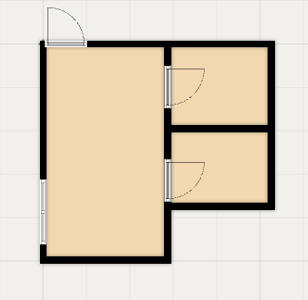
#> input picture OPENCV/Photos/bp8.png, 308 x 300 px, found by its file name
$ python detect1.py
#> lines starting #> are read from the running program, lines starting #| are printed output that depends on the picture; after the words box and inside, x2 and y2 are one past the last pixel; in counts of white or black regions, pixels touching at a corner belong together
import cv2 as cv
import numpy as np

# --- Define Scale Factor and Default Dimensions (Meters) ---
PIXEL_TO_METER_SCALE = 0.02  # Adjust this scale factor as needed
DEFAULT_WALL_THICKNESS_METER = 0.2
DEFAULT_DOOR_WIDTH_METER = 0.9
DEFAULT_DOOR_HEIGHT_METER = 2.1
DEFAULT_WINDOW_WIDTH_METER = 1.5
DEFAULT_WINDOW_HEIGHT_METER = 1.2
DEFAULT_WINDOW_SILL_HEIGHT_METER = 0.9
DEFAULT_ROTATION = 0

def detect_blueprint_elements(image_path):
    """
    Detect blueprint elements and output JSON in the specified structure.
    """
    # Load the image
    image = cv.imread(image_path)
#> image is the input picture: shape (300, 308, 3); mean B, G, R 191.8, 209.9, 221.2
    if image is None:
        print(f"Error: Could not load image from {image_path}")
        return None

    img_with_walls = image.copy()
    gray = cv.cvtColor(image, cv.COLOR_BGR2GRAY)
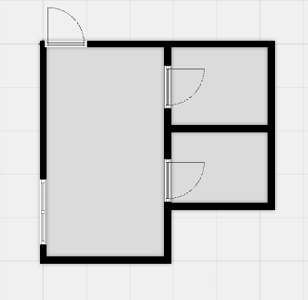
#> gray: shape (300, 308); min 0, max 255, mean 211.1
    edges = cv.Canny(gray, 50, 150, apertureSize=3)
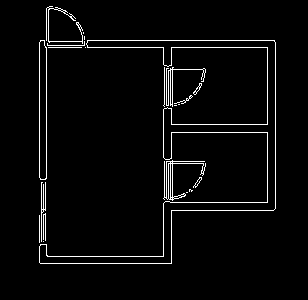
#> edges: shape (300, 308); 3.3% white in thin lines or dots, all inside (x1, y1, x2, y2) = (39, 6, 276, 264)

    lines = cv.HoughLinesP(edges, 1, np.pi / 180, 100, minLineLength=100, maxLineGap=10) # Adjusted minLineLength
#> lines = [[39, 47, 275, 47], [39, 177, 39, 42], [46, 178, 46, 8], [82, 40, 274, 40], [275, 208, 275, 42], [267, 210, 267, 48], [40, 263, 171, 263], [39, 256, 171, 256], [172, 210, 273, 210]]

    wall_lines_data = []
    door_data = []
    window_data = []


    if lines is not None:
        # First filter lines based on thickness (average pixel intensity)
        potential_walls = []
        for line in lines:
            x1, y1, x2, y2 = line[0]
            length = np.sqrt((x2 - x1)**2 + (y2 - y1)**2) # Calculate length early

            line_mask = np.zeros_like(gray)
            cv.line(line_mask, (x1, y1), (x2, y2), 255, 3)
            mean_intensity = cv.mean(gray, mask=line_mask)[0]

            if mean_intensity > 5 and length >= 50:  # Check length here as well, Adjusted thickness_threshold and min_wall_length values
                potential_walls.append(((x1, y1), (x2, y2), length))
#> this loop made 9 passes
#> (x1, y1, x2, y2, length, mean_intensity) on passes 1 to 9: (39, 47, 275, 47, 236, 118.5), (39, 177, 39, 42, 135, 131.4), (46, 178, 46, 8, 170, 125.2), (82, 40, 274, 40, 192, 124.4), (275, 208, 275, 42, 166, 129.8), (267, 210, 267, 48, 162, 95.92), (40, 263, 171, 263, 131, 97.33), (39, 256, 171, 256, 132, 86.79), (172, 210, 273, 210, 101, 126)
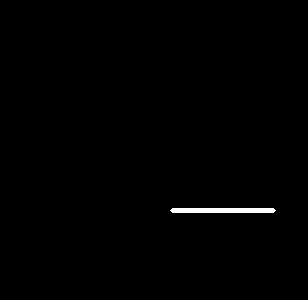
#> line_mask: shape (300, 308); 0.56% white; 1 white region, box (x1, y1, x2, y2) and area: (170, 208, 276, 213) 518
#> after the loop, potential_walls = 9 items

        # Merge close parallel lines
        merged_walls = []
        used_lines = set()

        for i, wall1 in enumerate(potential_walls):
            if i in used_lines:
                continue

            (x1_1, y1_1), (x2_1, y2_1), length1 = wall1
            merged = False

            for j in range(i + 1, len(potential_walls)):
                if j in used_lines:
                    continue

                (x1_2, y1_2), (x2_2, y2_2), length2 = potential_walls[j]

                # Check for parallelism and proximity (simplified)
                angle1 = np.arctan2(y2_1 - y1_1, x2_1 - x1_1)
                angle2 = np.arctan2(y2_2 - y1_2, x2_2 - y2_2)
                angle_diff = abs(angle1 - angle2)

                dist1 = min(np.sqrt((x1_1 - x1_2)**2 + (y1_1 - y1_2)**2), np.sqrt((x1_1 - x2_2)**2 + (y1_1 - y2_2)**2),
                            np.sqrt((x2_1 - x1_2)**2 + (y2_1 - y1_2)**2), np.sqrt((x2_1 - x2_2)**2 + (y2_1 - y2_2)**2))

                if angle_diff < 0.1 and dist1 <= 5: # Kept max_line_separation = 5
                    # Merge the lines (simple average of endpoints)
                    new_x1 = int((x1_1 + x1_2) / 2)
                    new_y1 = int((y1_1 + y1_2) / 2)
                    new_x2 = int((x2_1 + x2_2) / 2)
                    new_y2 = int((y2_1 + y2_2) / 2)
                    new_length = np.sqrt((new_x2 - new_x1)**2 + (new_y2 - new_y1)**2)

                    merged_walls.append(((new_x1, new_y1), (new_x2, new_y2), new_length))
                    used_lines.add(i)
                    used_lines.add(j)
                    merged = True
                    break

            if not merged:
                merged_walls.append(wall1)
#> this loop made 9 passes
#> (x1_1, y1_1, x2_1, y2_1, length1) on passes 1 to 9: (39, 47, 275, 47, 236), (39, 177, 39, 42, 135), (46, 178, 46, 8, 170), (82, 40, 274, 40, 192), (275, 208, 275, 42, 166), (267, 210, 267, 48, 162), (40, 263, 171, 263, 131), (39, 256, 171, 256, 132), (172, 210, 273, 210, 101)
#> after the loop, merged_walls = 9 items; used_lines = 0 items

        # Convert merged walls to desired JSON format
        for (x1, y1), (x2, y2), length in merged_walls:
            start_meter = {'x': round(x1 * PIXEL_TO_METER_SCALE, 2), 'y': round((image.shape[0] - y1) * PIXEL_TO_METER_SCALE, 2)} # Y-flipped
            end_meter = {'x': round(x2 * PIXEL_TO_METER_SCALE, 2), 'y': round((image.shape[0] - y2) * PIXEL_TO_METER_SCALE, 2)}   # Y-flipped
            wall_lines_data.append({
                'start': start_meter,
                'end': end_meter,
                'thickness': DEFAULT_WALL_THICKNESS_METER
            })
#> this loop made 9 passes
#> (x1, y1, x2, y2, length, start_meter, end_meter) on passes 1 to 9: (39, 47, 275, 47, 236, {'x': 0.78, 'y': 5.06}, {'x': 5.5, 'y': 5.06}), (39, 177, 39, 42, 135, {'x': 0.78, 'y': 2.46}, {'x': 0.78, 'y': 5.16}), (46, 178, 46, 8, 170, {'x': 0.92, 'y': 2.44}, {'x': 0.92, 'y': 5.84}), (82, 40, 274, 40, 192, {'x': 1.64, 'y': 5.2}, {'x': 5.48, 'y': 5.2}), (275, 208, 275, 42, 166, {'x': 5.5, 'y': 1.84}, {'x': 5.5, 'y': 5.16}), (267, 210, 267, 48, 162, {'x': 5.34, 'y': 1.8}, {'x': 5.34, 'y': 5.04}), (40, 263, 171, 263, 131, {'x': 0.8, 'y': 0.74}, {'x': 3.42, 'y': 0.74}), (39, 256, 171, 256, 132, {'x': 0.78, 'y': 0.88}, {'x': 3.42, 'y': 0.88}), (172, 210, 273, 210, 101, {'x': 3.44, 'y': 1.8}, {'x': 5.46, 'y': 1.8})
#> after the loop, wall_lines_data = 9 items

    # DOOR DETECTION (Circles Method) - Keep same as before (Step 7)
    circles = cv.HoughCircles(gray, cv.HOUGH_GRADIENT, dp=1, minDist=20, param1=50, param2=15, minRadius=5, maxRadius=30)
#> circles = [[68.5, 24.5, 24.8], [183.5, 77.5, 19.1], [182.5, 175.5, 14.7], [52.5, 37.5, 11.6]]
    wall_mask = np.zeros_like(gray)
    if wall_lines_data:
        for wall in wall_lines_data:
            x1_px = wall['start']['x'] / PIXEL_TO_METER_SCALE # Convert back to pixel for mask drawing
            y1_px = image.shape[0] - wall['start']['y'] / PIXEL_TO_METER_SCALE # Flip Y and convert back to pixel
            x2_px = wall['end']['x'] / PIXEL_TO_METER_SCALE # Convert back to pixel for mask drawing
            y2_px = image.shape[0] - wall['end']['y'] / PIXEL_TO_METER_SCALE # Flip Y and convert back to pixel
            cv.line(wall_mask, (int(x1_px), int(y1_px)), (int(x2_px), int(y2_px)), 255, 2)
#> this loop made 9 passes
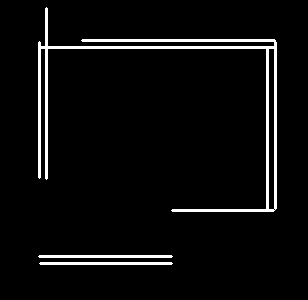
#> wall_mask: shape (300, 308); 4.6% white; 3 white regions, box (x1, y1, x2, y2) and area: (38, 7, 277, 212) 3487, (38, 255, 173, 258) 401, (39, 262, 173, 265) 398

    if circles is not None:
        circles = np.uint16(np.around(circles))
#> circles = [[68, 24, 25], [184, 78, 19], [182, 176, 15], [52, 38, 12]]
        for i in circles[0, :]:
            center_px = (i[0], i[1])
            center_meter = {'x': round(center_px[0] * PIXEL_TO_METER_SCALE, 2), 'y': round((image.shape[0] - center_px[1]) * PIXEL_TO_METER_SCALE, 2)} # Y-flipped, meter units, rounded

            circle_region = np.zeros_like(gray)
            cv.circle(circle_region, center_px, i[2] + 5, 255, 3)
            if np.sum(cv.bitwise_and(circle_region, wall_mask)) > 0:
                door_data.append({ # Use door_data here
                    'position': center_meter,
                    'width': DEFAULT_DOOR_WIDTH_METER,
                    'height': DEFAULT_DOOR_HEIGHT_METER,
                    'rotation': DEFAULT_ROTATION
                })
#> this loop made 4 passes
#> (i, center_meter) on passes 1 to 4: ([68, 24, 25], {'x': 1.36, 'y': 5.52}), ([184, 78, 19], {'x': 3.68, 'y': 4.44}), ([182, 176, 15], {'x': 3.64, 'y': 2.48}), ([52, 38, 12], {'x': 1.04, 'y': 5.24})
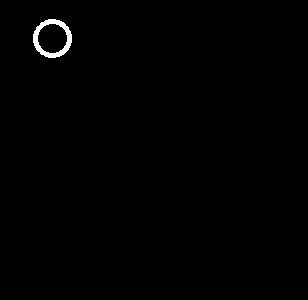
#> circle_region: shape (300, 308); 0.57% white; 1 white region, box (x1, y1, x2, y2) and area: (33, 19, 72, 58) 530
#> after the loop, door_data = 2 items

    # WINDOW DETECTION (Rectangles) -  Output in desired structure (same placeholder as before)
    window_data = [{
        'position': {'x': 2.51, 'y': 5.57},
        'width': DEFAULT_WINDOW_WIDTH_METER,
        'height': DEFAULT_WINDOW_HEIGHT_METER,
        'sillHeight': DEFAULT_WINDOW_SILL_HEIGHT_METER,
        'rotation': DEFAULT_ROTATION
    }, {
        'position': {'x': 3.94, 'y': 0},
        'width': DEFAULT_WINDOW_WIDTH_METER,
        'height': DEFAULT_WINDOW_HEIGHT_METER,
        'sillHeight': DEFAULT_WINDOW_SILL_HEIGHT_METER,
        'rotation': DEFAULT_ROTATION
    }]


    return {
        'walls': wall_lines_data,
        'doors': door_data,
        'windows': window_data
    }

def is_perpendicular_to_wall(angle, wall_lines, threshold=20):
    return False # Placeholder - not used in this wall detection logic

def is_parallel_to_wall(angle, wall_lines, threshold=20):
    return False # Placeholder - not used in this wall detection logic


if __name__ == "__main__":
    image_path = "/Users/imashiariyasinghe/Documents/GitHub/3Dimension/OPENCV/Photos/bp8.png"  # Example path for testing - you can change it
    blueprint_data = detect_blueprint_elements(image_path)
#> blueprint_data = 3 items
    if blueprint_data:
        import json
        print(json.dumps(blueprint_data, indent=4))
#> (printed output is left out)
    else:
        print("Blueprint element detection failed.")
